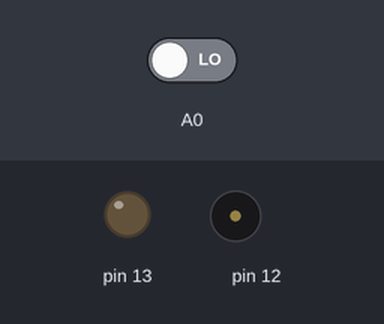
Bench run of a sketch on a simulated Arduino Uno, built with avr-gcc and run on an emulated ATmega328P. On the bench: output pins drawn as LEDs (lit = HIGH), buzzer (waves = sounding). Inputs (shaded band) come from the test bench; at power-on: A0 LOW.

Above: at 1.2 s.
1.3 s: A0 driven HIGH
At 1.8 s:
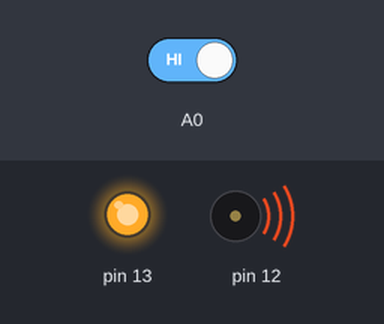
2.8 s: A0 driven LOW
At 4.5 s:
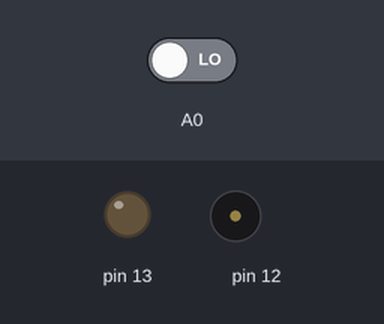
Timing chart, 0 to 6.0 s (numbered marks = the images above; inputs shaded):
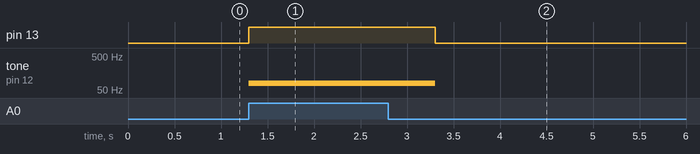

The sketch:

EUCW04_engellilerIcinKapiZili.ino
```cpp
byte durum = 0;
void setup()
{
  pinMode(13, OUTPUT);
  pinMode(12, OUTPUT);
  pinMode(A0, INPUT);
}
void loop()
{ durum = digitalRead(A0);
  if (durum == 1)
  {
    digitalWrite(13, HIGH);
    tone(12, 80);
    delay(1000);
    durum = 0;
  }
  else
  {
    digitalWrite(13, LOW);
    noTone(12);
    delay(25);
  }
}
```

Measured:
- after the input at 1.3 s, pin 13: LOW → HIGH at once; tone on pin 12: silent → 80 Hz at once
- after the input at 2.8 s, pin 13: HIGH → LOW after 0.50 s; tone on pin 12: 80 Hz → silent after 0.50 s
